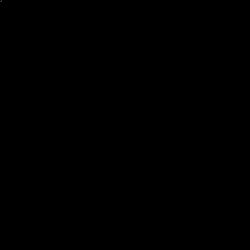
Frame 1 (no input)
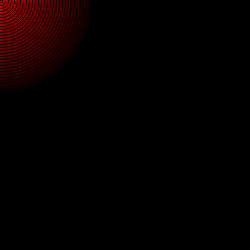
Frame 60 (the mouse pressed at the canvas centre just before this capture)
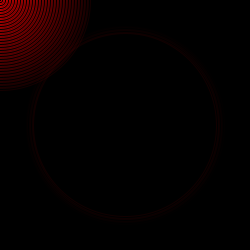
Frame 120 (the mouse held since frame 60 and released just before this capture)

The Processing sketch that drew these frames (run headless with seeded random() and noise(); from frame 60 on, the mouse is pressed at the canvas centre):

// Processing sketch: processing_19708
// ── processing_19708.pde

float x = 0.0;
float y = 0.0;

void setup(){
  size(250, 250);
  smooth();
  background(0);
}

void draw(){
  frameRate(60);
  x += 3;
  y = -x + 200;
  stroke(255, 0, 0, y);
  noFill();
  ellipse(mouseX, mouseY, x, x);
  if (x > 360){
    x = 0;
  }
}
